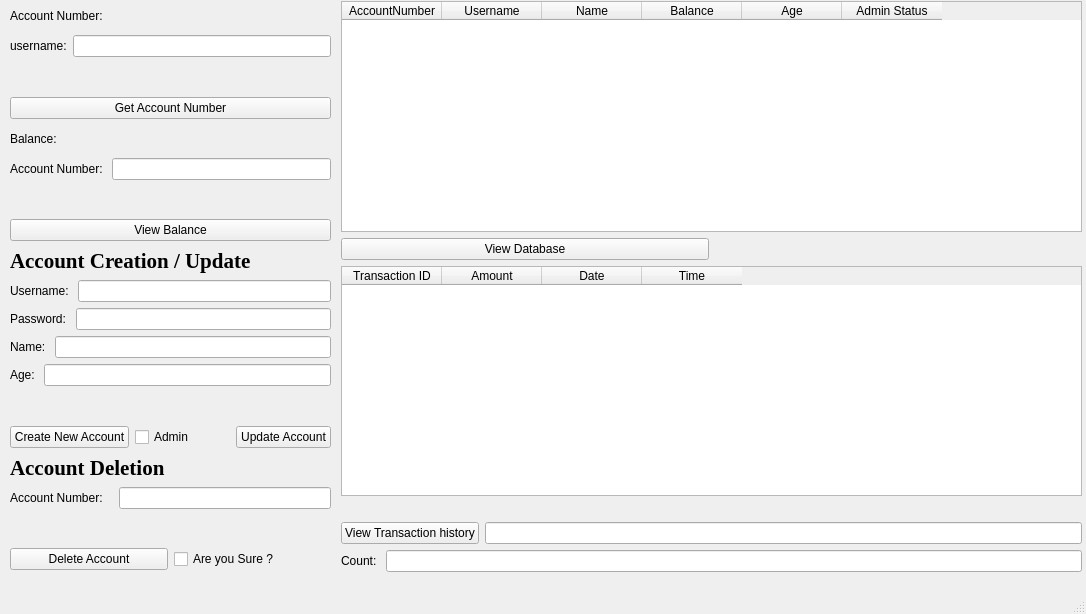
<?xml version="1.0" encoding="UTF-8"?>
<ui version="4.0">
 <class>AdminWindow</class>
 <widget class="QMainWindow" name="AdminWindow">
  <property name="geometry">
   <rect>
    <x>0</x>
    <y>0</y>
    <width>1086</width>
    <height>614</height>
   </rect>
  </property>
  <property name="windowTitle">
   <string>MainWindow</string>
  </property>
  <widget class="QWidget" name="centralwidget">
   <widget class="QWidget" name="layoutWidget_10">
    <property name="geometry">
     <rect>
      <x>341</x>
      <y>1</y>
      <width>741</width>
      <height>571</height>
     </rect>
    </property>
    <layout class="QVBoxLayout" name="verticalLayout">
     <item>
      <widget class="QTableWidget" name="tbl_view_database">
       <column>
        <property name="text">
         <string>AccountNumber</string>
        </property>
       </column>
       <column>
        <property name="text">
         <string>Username</string>
        </property>
       </column>
       <column>
        <property name="text">
         <string>Name</string>
        </property>
       </column>
       <column>
        <property name="text">
         <string>Balance</string>
        </property>
       </column>
       <column>
        <property name="text">
         <string>Age</string>
        </property>
       </column>
       <column>
        <property name="text">
         <string>Admin Status</string>
        </property>
       </column>
      </widget>
     </item>
     <item>
      <layout class="QHBoxLayout" name="horizontalLayout">
       <item>
        <widget class="QPushButton" name="pbn_view_database">
         <property name="text">
          <string>View Database</string>
         </property>
        </widget>
       </item>
       <item>
        <widget class="QLabel" name="lbl_view_database_error">
         <property name="text">
          <string/>
         </property>
        </widget>
       </item>
      </layout>
     </item>
     <item>
      <widget class="QTableWidget" name="tbl_transaction_history">
       <column>
        <property name="text">
         <string>Transaction ID</string>
        </property>
       </column>
       <column>
        <property name="text">
         <string>Amount</string>
        </property>
       </column>
       <column>
        <property name="text">
         <string>Date</string>
        </property>
       </column>
       <column>
        <property name="text">
         <string>Time</string>
        </property>
       </column>
      </widget>
     </item>
     <item>
      <widget class="QLabel" name="lbl_err_transaction_history">
       <property name="text">
        <string/>
       </property>
      </widget>
     </item>
     <item>
      <layout class="QHBoxLayout" name="horizontalLayout_10">
       <item>
        <widget class="QPushButton" name="pbn_view_transaction_history">
         <property name="text">
          <string>View Transaction history</string>
         </property>
        </widget>
       </item>
       <item>
        <widget class="QLineEdit" name="lnedit_act_number_transaction_history"/>
       </item>
      </layout>
     </item>
     <item>
      <layout class="QHBoxLayout" name="horizontalLayout_9">
       <item>
        <widget class="QLabel" name="lbl_count">
         <property name="text">
          <string>Count: </string>
         </property>
        </widget>
       </item>
       <item>
        <widget class="QLineEdit" name="lnedit_count"/>
       </item>
      </layout>
     </item>
    </layout>
   </widget>
   <widget class="QWidget" name="layoutWidget_2">
    <property name="geometry">
     <rect>
      <x>10</x>
      <y>2</y>
      <width>321</width>
      <height>568</height>
     </rect>
    </property>
    <layout class="QVBoxLayout" name="verticalLayout_2">
     <item>
      <widget class="QLabel" name="label_view_account_number">
       <property name="text">
        <string>Account Number: </string>
       </property>
      </widget>
     </item>
     <item>
      <layout class="QHBoxLayout" name="horizontalLayout_12">
       <item>
        <widget class="QLabel" name="label_username">
         <property name="text">
          <string>username:</string>
         </property>
        </widget>
       </item>
       <item>
        <widget class="QLineEdit" name="lineEdit_username"/>
       </item>
      </layout>
     </item>
     <item>
      <widget class="QLabel" name="label_error">
       <property name="text">
        <string/>
       </property>
      </widget>
     </item>
     <item>
      <widget class="QPushButton" name="pushButton_get_account_number">
       <property name="text">
        <string>Get Account Number</string>
       </property>
      </widget>
     </item>
     <item>
      <widget class="QLabel" name="lbl_viewbalance">
       <property name="text">
        <string>Balance:</string>
       </property>
      </widget>
     </item>
     <item>
      <layout class="QHBoxLayout" name="horizontalLayout_11">
       <item>
        <widget class="QLabel" name="lbl_accountnumber">
         <property name="text">
          <string>Account Number: </string>
         </property>
        </widget>
       </item>
       <item>
        <widget class="QLineEdit" name="lnedit_accountnumber"/>
       </item>
      </layout>
     </item>
     <item>
      <widget class="QLabel" name="label_error_viewbalance">
       <property name="text">
        <string/>
       </property>
      </widget>
     </item>
     <item>
      <widget class="QPushButton" name="pbn_view_balance">
       <property name="text">
        <string>View Balance</string>
       </property>
      </widget>
     </item>
     <item>
      <widget class="QLabel" name="lbl_accountcreation">
       <property name="font">
        <font>
         <family>Times New Roman</family>
         <pointsize>16</pointsize>
         <bold>true</bold>
        </font>
       </property>
       <property name="text">
        <string>Account Creation / Update</string>
       </property>
      </widget>
     </item>
     <item>
      <layout class="QHBoxLayout" name="horizontalLayout_2">
       <item>
        <widget class="QLabel" name="lbl_username_input">
         <property name="text">
          <string>Username: </string>
         </property>
        </widget>
       </item>
       <item>
        <widget class="QLineEdit" name="lnedit_username_input"/>
       </item>
      </layout>
     </item>
     <item>
      <layout class="QHBoxLayout" name="horizontalLayout_3">
       <item>
        <widget class="QLabel" name="lbl_password">
         <property name="text">
          <string>Password: </string>
         </property>
        </widget>
       </item>
       <item>
        <widget class="QLineEdit" name="lnedit_password_input">
         <property name="echoMode">
          <enum>QLineEdit::PasswordEchoOnEdit</enum>
         </property>
        </widget>
       </item>
      </layout>
     </item>
     <item>
      <layout class="QHBoxLayout" name="horizontalLayout_5">
       <item>
        <widget class="QLabel" name="lbl_name">
         <property name="text">
          <string>Name: </string>
         </property>
        </widget>
       </item>
       <item>
        <widget class="QLineEdit" name="lnedit_name_input"/>
       </item>
      </layout>
     </item>
     <item>
      <layout class="QHBoxLayout" name="horizontalLayout_4">
       <item>
        <widget class="QLabel" name="lbl_age">
         <property name="text">
          <string>Age: </string>
         </property>
        </widget>
       </item>
       <item>
        <widget class="QLineEdit" name="lnedit_age_input"/>
       </item>
      </layout>
     </item>
     <item>
      <widget class="QLabel" name="lbl_error_create">
       <property name="text">
        <string/>
       </property>
      </widget>
     </item>
     <item>
      <layout class="QHBoxLayout" name="horizontalLayout_6">
       <item>
        <widget class="QPushButton" name="pbn_create_new_account">
         <property name="text">
          <string>Create New Account</string>
         </property>
        </widget>
       </item>
       <item>
        <widget class="QCheckBox" name="chkbox_admin">
         <property name="text">
          <string>Admin</string>
         </property>
        </widget>
       </item>
       <item>
        <widget class="QPushButton" name="pbn_update_account">
         <property name="text">
          <string>Update Account</string>
         </property>
        </widget>
       </item>
      </layout>
     </item>
     <item>
      <widget class="QLabel" name="lbl_accountdeletion">
       <property name="font">
        <font>
         <family>Times New Roman</family>
         <pointsize>16</pointsize>
         <bold>true</bold>
        </font>
       </property>
       <property name="text">
        <string>Account Deletion</string>
       </property>
      </widget>
     </item>
     <item>
      <layout class="QHBoxLayout" name="horizontalLayout_7">
       <item>
        <widget class="QLabel" name="lbl_account_number_delete">
         <property name="text">
          <string>Account Number:   </string>
         </property>
        </widget>
       </item>
       <item>
        <widget class="QLineEdit" name="lnedit_delete_account_number"/>
       </item>
      </layout>
     </item>
     <item>
      <widget class="QLabel" name="lbl_error_delete">
       <property name="text">
        <string/>
       </property>
      </widget>
     </item>
     <item>
      <layout class="QHBoxLayout" name="horizontalLayout_8">
       <item>
        <widget class="QPushButton" name="pbn_delete_account">
         <property name="text">
          <string>Delete Account</string>
         </property>
        </widget>
       </item>
       <item>
        <widget class="QCheckBox" name="chkbox_sure">
         <property name="text">
          <string>Are you Sure ?</string>
         </property>
        </widget>
       </item>
      </layout>
     </item>
    </layout>
   </widget>
  </widget>
  <widget class="QMenuBar" name="menubar">
   <property name="geometry">
    <rect>
     <x>0</x>
     <y>0</y>
     <width>1086</width>
     <height>21</height>
    </rect>
   </property>
  </widget>
  <widget class="QStatusBar" name="statusbar"/>
 </widget>
 <resources/>
 <connections/>
</ui>
